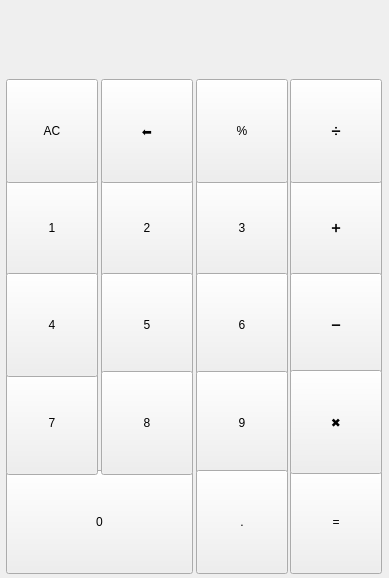
<?xml version="1.0" encoding="UTF-8"?>
<ui version="4.0">
 <class>Widget</class>
 <widget class="QWidget" name="Widget">
  <property name="geometry">
   <rect>
    <x>0</x>
    <y>0</y>
    <width>389</width>
    <height>578</height>
   </rect>
  </property>
  <property name="windowTitle">
   <string>Widget</string>
  </property>
  <widget class="QPushButton" name="button0">
   <property name="geometry">
    <rect>
     <x>6</x>
     <y>470</y>
     <width>187</width>
     <height>104</height>
    </rect>
   </property>
   <property name="toolTip">
    <string>&lt;html&gt;&lt;head/&gt;&lt;body&gt;&lt;p&gt;&lt;span style=&quot; font-size:64pt;&quot;&gt;1&lt;/span&gt;&lt;/p&gt;&lt;/body&gt;&lt;/html&gt;</string>
   </property>
   <property name="styleSheet">
    <string notr="true">font: 36pt &quot;.AppleSystemUIFont&quot;;</string>
   </property>
   <property name="text">
    <string>0</string>
   </property>
  </widget>
  <widget class="Numberbutton" name="button1">
   <property name="geometry">
    <rect>
     <x>6</x>
     <y>176</y>
     <width>92</width>
     <height>104</height>
    </rect>
   </property>
   <property name="toolTip">
    <string>&lt;html&gt;&lt;head/&gt;&lt;body&gt;&lt;p&gt;&lt;span style=&quot; font-size:64pt;&quot;&gt;1&lt;/span&gt;&lt;/p&gt;&lt;/body&gt;&lt;/html&gt;</string>
   </property>
   <property name="styleSheet">
    <string notr="true">font: 36pt &quot;.AppleSystemUIFont&quot;;</string>
   </property>
   <property name="text">
    <string>1</string>
   </property>
  </widget>
  <widget class="QPushButton" name="button2">
   <property name="geometry">
    <rect>
     <x>101</x>
     <y>176</y>
     <width>92</width>
     <height>104</height>
    </rect>
   </property>
   <property name="toolTip">
    <string>&lt;html&gt;&lt;head/&gt;&lt;body&gt;&lt;p&gt;&lt;span style=&quot; font-size:64pt;&quot;&gt;1&lt;/span&gt;&lt;/p&gt;&lt;/body&gt;&lt;/html&gt;</string>
   </property>
   <property name="styleSheet">
    <string notr="true">font: 36pt &quot;.AppleSystemUIFont&quot;;</string>
   </property>
   <property name="text">
    <string>2</string>
   </property>
  </widget>
  <widget class="QPushButton" name="button3">
   <property name="geometry">
    <rect>
     <x>196</x>
     <y>176</y>
     <width>92</width>
     <height>104</height>
    </rect>
   </property>
   <property name="toolTip">
    <string>&lt;html&gt;&lt;head/&gt;&lt;body&gt;&lt;p&gt;&lt;span style=&quot; font-size:64pt;&quot;&gt;1&lt;/span&gt;&lt;/p&gt;&lt;/body&gt;&lt;/html&gt;</string>
   </property>
   <property name="styleSheet">
    <string notr="true">font: 36pt &quot;.AppleSystemUIFont&quot;;</string>
   </property>
   <property name="text">
    <string>3</string>
   </property>
  </widget>
  <widget class="QPushButton" name="button5">
   <property name="geometry">
    <rect>
     <x>101</x>
     <y>273</y>
     <width>92</width>
     <height>104</height>
    </rect>
   </property>
   <property name="toolTip">
    <string>&lt;html&gt;&lt;head/&gt;&lt;body&gt;&lt;p&gt;&lt;span style=&quot; font-size:64pt;&quot;&gt;1&lt;/span&gt;&lt;/p&gt;&lt;/body&gt;&lt;/html&gt;</string>
   </property>
   <property name="styleSheet">
    <string notr="true">font: 36pt &quot;.AppleSystemUIFont&quot;;</string>
   </property>
   <property name="text">
    <string>5</string>
   </property>
  </widget>
  <widget class="QPushButton" name="button6">
   <property name="geometry">
    <rect>
     <x>196</x>
     <y>273</y>
     <width>92</width>
     <height>104</height>
    </rect>
   </property>
   <property name="toolTip">
    <string>&lt;html&gt;&lt;head/&gt;&lt;body&gt;&lt;p&gt;&lt;span style=&quot; font-size:64pt;&quot;&gt;1&lt;/span&gt;&lt;/p&gt;&lt;/body&gt;&lt;/html&gt;</string>
   </property>
   <property name="styleSheet">
    <string notr="true">font: 36pt &quot;.AppleSystemUIFont&quot;;</string>
   </property>
   <property name="text">
    <string>6</string>
   </property>
  </widget>
  <widget class="QPushButton" name="button7">
   <property name="geometry">
    <rect>
     <x>6</x>
     <y>371</y>
     <width>92</width>
     <height>104</height>
    </rect>
   </property>
   <property name="toolTip">
    <string>&lt;html&gt;&lt;head/&gt;&lt;body&gt;&lt;p&gt;&lt;span style=&quot; font-size:64pt;&quot;&gt;1&lt;/span&gt;&lt;/p&gt;&lt;/body&gt;&lt;/html&gt;</string>
   </property>
   <property name="styleSheet">
    <string notr="true">font: 36pt &quot;.AppleSystemUIFont&quot;;</string>
   </property>
   <property name="text">
    <string>7</string>
   </property>
  </widget>
  <widget class="QPushButton" name="button8">
   <property name="geometry">
    <rect>
     <x>101</x>
     <y>371</y>
     <width>92</width>
     <height>104</height>
    </rect>
   </property>
   <property name="toolTip">
    <string>&lt;html&gt;&lt;head/&gt;&lt;body&gt;&lt;p&gt;&lt;span style=&quot; font-size:64pt;&quot;&gt;1&lt;/span&gt;&lt;/p&gt;&lt;/body&gt;&lt;/html&gt;</string>
   </property>
   <property name="styleSheet">
    <string notr="true">font: 36pt &quot;.AppleSystemUIFont&quot;;</string>
   </property>
   <property name="text">
    <string>8</string>
   </property>
  </widget>
  <widget class="QPushButton" name="button9">
   <property name="geometry">
    <rect>
     <x>196</x>
     <y>371</y>
     <width>92</width>
     <height>104</height>
    </rect>
   </property>
   <property name="toolTip">
    <string>&lt;html&gt;&lt;head/&gt;&lt;body&gt;&lt;p&gt;&lt;span style=&quot; font-size:64pt;&quot;&gt;1&lt;/span&gt;&lt;/p&gt;&lt;/body&gt;&lt;/html&gt;</string>
   </property>
   <property name="styleSheet">
    <string notr="true">font: 36pt &quot;.AppleSystemUIFont&quot;;</string>
   </property>
   <property name="text">
    <string>9</string>
   </property>
  </widget>
  <widget class="QPushButton" name="button4">
   <property name="geometry">
    <rect>
     <x>6</x>
     <y>273</y>
     <width>92</width>
     <height>104</height>
    </rect>
   </property>
   <property name="toolTip">
    <string>&lt;html&gt;&lt;head/&gt;&lt;body&gt;&lt;p&gt;&lt;span style=&quot; font-size:64pt;&quot;&gt;1&lt;/span&gt;&lt;/p&gt;&lt;/body&gt;&lt;/html&gt;</string>
   </property>
   <property name="styleSheet">
    <string notr="true">font: 36pt &quot;.AppleSystemUIFont&quot;;</string>
   </property>
   <property name="text">
    <string>4</string>
   </property>
  </widget>
  <widget class="QPushButton" name="buttonDot">
   <property name="geometry">
    <rect>
     <x>196</x>
     <y>470</y>
     <width>92</width>
     <height>104</height>
    </rect>
   </property>
   <property name="toolTip">
    <string>&lt;html&gt;&lt;head/&gt;&lt;body&gt;&lt;p&gt;&lt;span style=&quot; font-size:64pt;&quot;&gt;1&lt;/span&gt;&lt;/p&gt;&lt;/body&gt;&lt;/html&gt;</string>
   </property>
   <property name="styleSheet">
    <string notr="true">font: 36pt &quot;.AppleSystemUIFont&quot;;</string>
   </property>
   <property name="text">
    <string>.</string>
   </property>
  </widget>
  <widget class="QPushButton" name="buttonEqual">
   <property name="geometry">
    <rect>
     <x>290</x>
     <y>470</y>
     <width>92</width>
     <height>104</height>
    </rect>
   </property>
   <property name="toolTip">
    <string>&lt;html&gt;&lt;head/&gt;&lt;body&gt;&lt;p&gt;&lt;span style=&quot; font-size:64pt;&quot;&gt;1&lt;/span&gt;&lt;/p&gt;&lt;/body&gt;&lt;/html&gt;</string>
   </property>
   <property name="styleSheet">
    <string notr="true">font: 36pt &quot;.AppleSystemUIFont&quot;;</string>
   </property>
   <property name="text">
    <string>=</string>
   </property>
  </widget>
  <widget class="QPushButton" name="buttonPlus">
   <property name="geometry">
    <rect>
     <x>290</x>
     <y>176</y>
     <width>92</width>
     <height>104</height>
    </rect>
   </property>
   <property name="minimumSize">
    <size>
     <width>53</width>
     <height>59</height>
    </size>
   </property>
   <property name="toolTip">
    <string>&lt;html&gt;&lt;head/&gt;&lt;body&gt;&lt;p&gt;&lt;span style=&quot; font-size:64pt;&quot;&gt;1&lt;/span&gt;&lt;/p&gt;&lt;/body&gt;&lt;/html&gt;</string>
   </property>
   <property name="styleSheet">
    <string notr="true">font: 36pt &quot;.AppleSystemUIFont&quot;;</string>
   </property>
   <property name="text">
    <string>➕</string>
   </property>
  </widget>
  <widget class="QPushButton" name="buttonMinus">
   <property name="geometry">
    <rect>
     <x>290</x>
     <y>273</y>
     <width>92</width>
     <height>104</height>
    </rect>
   </property>
   <property name="toolTip">
    <string>&lt;html&gt;&lt;head/&gt;&lt;body&gt;&lt;p&gt;&lt;span style=&quot; font-size:64pt;&quot;&gt;1&lt;/span&gt;&lt;/p&gt;&lt;/body&gt;&lt;/html&gt;</string>
   </property>
   <property name="styleSheet">
    <string notr="true">font: 36pt &quot;.AppleSystemUIFont&quot;;</string>
   </property>
   <property name="text">
    <string>➖</string>
   </property>
  </widget>
  <widget class="QPushButton" name="buttonMultiply">
   <property name="geometry">
    <rect>
     <x>290</x>
     <y>370</y>
     <width>92</width>
     <height>104</height>
    </rect>
   </property>
   <property name="toolTip">
    <string>&lt;html&gt;&lt;head/&gt;&lt;body&gt;&lt;p&gt;&lt;span style=&quot; font-size:64pt;&quot;&gt;1&lt;/span&gt;&lt;/p&gt;&lt;/body&gt;&lt;/html&gt;</string>
   </property>
   <property name="styleSheet">
    <string notr="true">font: 36pt &quot;.AppleSystemUIFont&quot;;</string>
   </property>
   <property name="text">
    <string>✖️</string>
   </property>
  </widget>
  <widget class="QPushButton" name="buttonDivide">
   <property name="geometry">
    <rect>
     <x>290</x>
     <y>79</y>
     <width>92</width>
     <height>104</height>
    </rect>
   </property>
   <property name="toolTip">
    <string>&lt;html&gt;&lt;head/&gt;&lt;body&gt;&lt;p&gt;&lt;span style=&quot; font-size:64pt;&quot;&gt;1&lt;/span&gt;&lt;/p&gt;&lt;/body&gt;&lt;/html&gt;</string>
   </property>
   <property name="styleSheet">
    <string notr="true">font: 36pt &quot;.AppleSystemUIFont&quot;;</string>
   </property>
   <property name="text">
    <string>➗</string>
   </property>
  </widget>
  <widget class="QPushButton" name="buttonAC">
   <property name="geometry">
    <rect>
     <x>6</x>
     <y>79</y>
     <width>92</width>
     <height>104</height>
    </rect>
   </property>
   <property name="toolTip">
    <string>&lt;html&gt;&lt;head/&gt;&lt;body&gt;&lt;p&gt;&lt;span style=&quot; font-size:64pt;&quot;&gt;1&lt;/span&gt;&lt;/p&gt;&lt;/body&gt;&lt;/html&gt;</string>
   </property>
   <property name="styleSheet">
    <string notr="true">font: 36pt &quot;.AppleSystemUIFont&quot;;</string>
   </property>
   <property name="text">
    <string>AC</string>
   </property>
  </widget>
  <widget class="QPushButton" name="buttonBackspace">
   <property name="geometry">
    <rect>
     <x>101</x>
     <y>79</y>
     <width>92</width>
     <height>104</height>
    </rect>
   </property>
   <property name="toolTip">
    <string>&lt;html&gt;&lt;head/&gt;&lt;body&gt;&lt;p&gt;&lt;span style=&quot; font-size:64pt;&quot;&gt;1&lt;/span&gt;&lt;/p&gt;&lt;/body&gt;&lt;/html&gt;</string>
   </property>
   <property name="styleSheet">
    <string notr="true">font: 36pt &quot;.AppleSystemUIFont&quot;;</string>
   </property>
   <property name="text">
    <string>⬅️</string>
   </property>
  </widget>
  <widget class="QPushButton" name="buttonPercent">
   <property name="geometry">
    <rect>
     <x>196</x>
     <y>79</y>
     <width>92</width>
     <height>104</height>
    </rect>
   </property>
   <property name="toolTip">
    <string>&lt;html&gt;&lt;head/&gt;&lt;body&gt;&lt;p&gt;&lt;span style=&quot; font-size:64pt;&quot;&gt;1&lt;/span&gt;&lt;/p&gt;&lt;/body&gt;&lt;/html&gt;</string>
   </property>
   <property name="styleSheet">
    <string notr="true">font: 36pt &quot;.AppleSystemUIFont&quot;;</string>
   </property>
   <property name="text">
    <string>%</string>
   </property>
  </widget>
  <widget class="QLabel" name="label">
   <property name="geometry">
    <rect>
     <x>10</x>
     <y>10</y>
     <width>374</width>
     <height>61</height>
    </rect>
   </property>
   <property name="font">
    <font>
     <pointsize>46</pointsize>
    </font>
   </property>
   <property name="text">
    <string/>
   </property>
   <property name="alignment">
    <set>Qt::AlignBottom|Qt::AlignRight|Qt::AlignTrailing</set>
   </property>
  </widget>
  <zorder>buttonPlus</zorder>
  <zorder>button0</zorder>
  <zorder>button1</zorder>
  <zorder>button2</zorder>
  <zorder>button3</zorder>
  <zorder>button5</zorder>
  <zorder>button6</zorder>
  <zorder>button7</zorder>
  <zorder>button8</zorder>
  <zorder>button9</zorder>
  <zorder>button4</zorder>
  <zorder>buttonDot</zorder>
  <zorder>buttonEqual</zorder>
  <zorder>buttonMinus</zorder>
  <zorder>buttonMultiply</zorder>
  <zorder>buttonDivide</zorder>
  <zorder>buttonAC</zorder>
  <zorder>buttonBackspace</zorder>
  <zorder>buttonPercent</zorder>
  <zorder>label</zorder>
 </widget>
 <customwidgets>
  <customwidget>
   <class>Numberbutton</class>
   <extends>QPushButton</extends>
   <header location="global">Numberbutton.h</header>
   <slots>
    <signal>signal1()</signal>
   </slots>
  </customwidget>
 </customwidgets>
 <resources/>
 <connections/>
</ui>
